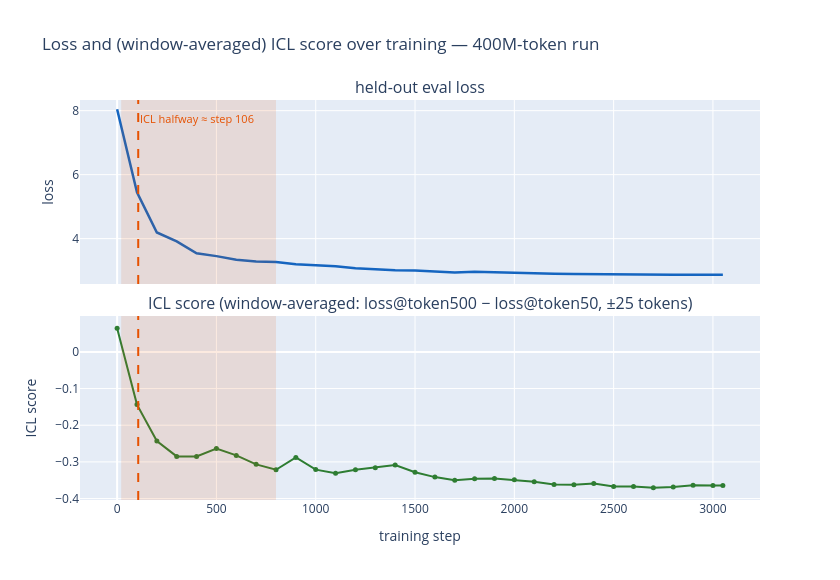

The notebook cell saved with this chart:
### Markdown cell above
## Loss and ICL score over training

Olsson et al.'s headline plot: held-out loss and their in-context-learning (ICL) score tracked
against training step, both changing at the same point (the "phase change") — offered as evidence
that whatever forms the ICL capability also visibly disturbs the loss curve. Reproduced here on the
400M-token run, using the **window-averaged** ICL score (±25 tokens around token 50 and token 500)
established above — the naive single-position version is statistically noise (t ≈ -0.18 at the
final checkpoint).

The shaded band marks where the ICL score moves from 10% to 90% of the way from its floor (step 0)
to its final value; the dashed line marks the halfway crossing — same convention
`stage2c_induction_tinystories.ipynb`'s Panel 0 used to locate its own transition.

### Code cell
import json

import plotly.graph_objects as go
from plotly.subplots import make_subplots

HIGHLIGHT = "#e65100"

with open(METRICS_PATH) as f:
    run_metrics = json.load(f)

steps = run_metrics["steps"]
eval_loss_curve = run_metrics["eval_loss"]
per_pos = run_metrics["per_position_loss"]


def window_icl(rows, w=25, a=49, b=499):
    out = []
    for row in rows:
        win_b = sum(row[b - w : b + w]) / (2 * w)
        win_a = sum(row[a - w : a + w]) / (2 * w)
        out.append(win_b - win_a)
    return out


icl = window_icl(per_pos)

# halfway-crossing convention (stage2c Panel 0): floor = step 0, plateau = final step
floor, plateau = icl[0], icl[-1]


def interp_crossing(target_frac):
    frac = [(v - floor) / (plateau - floor) for v in icl]
    for i in range(1, len(frac)):
        if frac[i] >= target_frac:
            f0, f1 = frac[i - 1], frac[i]
            t = (target_frac - f0) / (f1 - f0) if f1 != f0 else 0
            return steps[i - 1] + t * (steps[i] - steps[i - 1])
    return steps[-1]


window_start = interp_crossing(0.1)
window_end = interp_crossing(0.9)
half_step = interp_crossing(0.5)

fig = make_subplots(
    rows=2,
    cols=1,
    shared_xaxes=True,
    vertical_spacing=0.08,
    subplot_titles=(
        "held-out eval loss",
        "ICL score (window-averaged: loss@token500 − loss@token50, ±25 tokens)",
    ),
)
fig.add_trace(
    go.Scatter(x=steps, y=eval_loss_curve, mode="lines", line=dict(color="#1565c0", width=2.5), name="eval loss"),
    row=1,
    col=1,
)
fig.add_trace(
    go.Scatter(x=steps, y=icl, mode="lines+markers", line=dict(color="#2e7d32", width=2), marker=dict(size=5), name="ICL score"),
    row=2,
    col=1,
)
for r in (1, 2):
    fig.add_vrect(x0=window_start, x1=window_end, fillcolor=HIGHLIGHT, opacity=0.12, line_width=0, row=r, col=1)
    fig.add_vline(x=half_step, line=dict(color=HIGHLIGHT, width=2, dash="dash"), row=r, col=1)
fig.add_annotation(
    x=half_step,
    y=max(eval_loss_curve),
    xref="x",
    yref="y1",
    text=f"ICL halfway ≈ step {half_step:.0f}",
    showarrow=False,
    font=dict(color=HIGHLIGHT, size=11),
    xanchor="left",
    yanchor="top",
)
fig.update_xaxes(title_text="training step", row=2, col=1)
fig.update_yaxes(title_text="loss", row=1, col=1)
fig.update_yaxes(title_text="ICL score", row=2, col=1)
fig.update_layout(
    width=840,
    height=580,
    showlegend=False,
    title_text="Loss and (window-averaged) ICL score over training — 400M-token run",
)
fig.show()

print(
    f"[ICL] floor={floor:.3f} -> plateau={plateau:.3f}, "
    f"10-90% transition window ~step {window_start:.0f}-{window_end:.0f}, halfway ~step {half_step:.0f}"
)
print(
    "[loss] eval loss is smooth and monotonic throughout — no bump/kink coincident with the "
    "ICL-score transition, unlike the paper's own evidence for that transition being causal."
)

### Figure 1 — Plotly figure (JSON) as saved in the notebook; plotly's stock layout.template omitted (floating-point values rounded to 4 significant figures)
{"data": [{"line": {"color": "#1565c0", "width": 2.5}, "mode": "lines", "name": "eval loss", "type": "scatter", "x": [0, 100, 200, 300, 400, 500, 600, 700, 800, 900, 1000, 1100, 1200, 1300, 1400, 1500, 1600, 1700, 1800, 1900, 2000, 2100, 2200, 2300, 2400, 2500, 2600, 2700, 2800, 2900, 3000, 3050], "xaxis": "x", "y": [8.046, 5.448, 4.194, 3.912, 3.54, 3.454, 3.342, 3.288, 3.269, 3.203, 3.165, 3.139, 3.073, 3.042, 3.008, 3.006, 2.975, 2.945, 2.966, 2.947, 2.924, 2.92, 2.9, 2.896, 2.888, 2.883, 2.883, 2.875, 2.87, 2.872, 2.871, 2.871], "yaxis": "y"}, {"line": {"color": "#2e7d32", "width": 2}, "marker": {"size": 5}, "mode": "lines+markers", "name": "ICL score", "type": "scatter", "x": [0, 100, 200, 300, 400, 500, 600, 700, 800, 900, 1000, 1100, 1200, 1300, 1400, 1500, 1600, 1700, 1800, 1900, 2000, 2100, 2200, 2300, 2400, 2500, 2600, 2700, 2800, 2900, 3000, 3050], "xaxis": "x2", "y": [0.06422, -0.1438, -0.243, -0.285, -0.2851, -0.2636, -0.2823, -0.3068, -0.3214, -0.2879, -0.3211, -0.3311, -0.3213, -0.3158, -0.3088, -0.3281, -0.3415, -0.35, -0.3457, -0.345, -0.349, -0.3541, -0.3616, -0.3626, -0.3587, -0.367, -0.3673, -0.3703, -0.3685, -0.364, -0.3641, -0.3642], "yaxis": "y2"}], "layout": {"annotations": [{"font": {"size": 16}, "showarrow": false, "text": "held-out eval loss", "x": 0.5, "xanchor": "center", "xref": "paper", "y": 1.0, "yanchor": "bottom", "yref": "paper"}, {"font": {"size": 16}, "showarrow": false, "text": "ICL score (window-averaged: loss@token500 − loss@token50, ±25 tokens)", "x": 0.5, "xanchor": "center", "xref": "paper", "y": 0.46, "yanchor": "bottom", "yref": "paper"}, {"font": {"color": "#e65100", "size": 11}, "showarrow": false, "text": "ICL halfway ≈ step 106", "x": 106.2, "xanchor": "left", "xref": "x", "y": 8.046, "yanchor": "top", "yref": "y"}], "height": 580, "shapes": [{"fillcolor": "#e65100", "line": {"width": 0}, "opacity": 0.12, "type": "rect", "x0": 20.59, "x1": 800.0, "xref": "x", "y0": 0, "y1": 1, "yref": "y domain"}, {"line": {"color": "#e65100", "dash": "dash", "width": 2}, "type": "line", "x0": 106.2, "x1": 106.2, "xref": "x", "y0": 0, "y1": 1, "yref": "y domain"}, {"fillcolor": "#e65100", "line": {"width": 0}, "opacity": 0.12, "type": "rect", "x0": 20.59, "x1": 800.0, "xref": "x2", "y0": 0, "y1": 1, "yref": "y2 domain"}, {"line": {"color": "#e65100", "dash": "dash", "width": 2}, "type": "line", "x0": 106.2, "x1": 106.2, "xref": "x2", "y0": 0, "y1": 1, "yref": "y2 domain"}], "showlegend": false, "title": {"text": "Loss and (window-averaged) ICL score over training — 400M-token run"}, "width": 840, "xaxis": {"anchor": "y", "domain": [0.0, 1.0], "matches": "x2", "showticklabels": false}, "xaxis2": {"anchor": "y2", "domain": [0.0, 1.0], "title": {"text": "training step"}}, "yaxis": {"anchor": "x", "domain": [0.54, 1.0], "title": {"text": "loss"}}, "yaxis2": {"anchor": "x2", "domain": [0.0, 0.46], "title": {"text": "ICL score"}}}}
